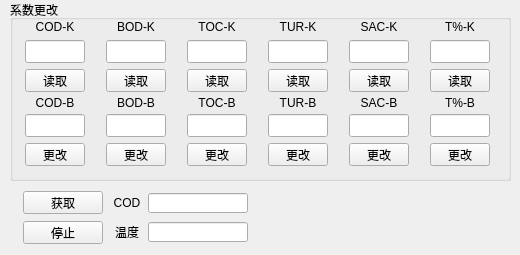
   <widget class="QWidget" name="COD">
    <attribute name="title">
     <string>COD</string>
    </attribute>
    <widget class="QGroupBox" name="groupBox_8">
     <property name="geometry">
      <rect>
       <x>10</x>
       <y>0</y>
       <width>501</width>
       <height>181</height>
      </rect>
     </property>
     <property name="title">
      <string>系数更改</string>
     </property>
     <widget class="QWidget" name="layoutWidget">
      <property name="geometry">
       <rect>
        <x>0</x>
        <y>20</y>
        <width>501</width>
        <height>151</height>
       </rect>
      </property>
      <layout class="QGridLayout" name="gridLayout_5">
       <item row="1" column="3">
        <widget class="QLineEdit" name="TUR_K">
         <property name="sizePolicy">
          <sizepolicy hsizetype="Fixed" vsizetype="Fixed">
           <horstretch>0</horstretch>
           <verstretch>0</verstretch>
          </sizepolicy>
         </property>
         <property name="minimumSize">
          <size>
           <width>60</width>
           <height>23</height>
          </size>
         </property>
         <property name="maximumSize">
          <size>
           <width>60</width>
           <height>23</height>
          </size>
         </property>
        </widget>
       </item>
       <item row="0" column="2">
        <widget class="QLabel" name="label_17">
         <property name="sizePolicy">
          <sizepolicy hsizetype="Fixed" vsizetype="Fixed">
           <horstretch>0</horstretch>
           <verstretch>0</verstretch>
          </sizepolicy>
         </property>
         <property name="minimumSize">
          <size>
           <width>60</width>
           <height>10</height>
          </size>
         </property>
         <property name="maximumSize">
          <size>
           <width>60</width>
           <height>16777215</height>
          </size>
         </property>
         <property name="text">
          <string>TOC-K</string>
         </property>
         <property name="alignment">
          <set>Qt::AlignCenter</set>
         </property>
        </widget>
       </item>
       <item row="4" column="2">
        <widget class="QLineEdit" name="TOC_B">
         <property name="sizePolicy">
          <sizepolicy hsizetype="Fixed" vsizetype="Fixed">
           <horstretch>0</horstretch>
           <verstretch>0</verstretch>
          </sizepolicy>
         </property>
         <property name="minimumSize">
          <size>
           <width>60</width>
           <height>23</height>
          </size>
         </property>
         <property name="maximumSize">
          <size>
           <width>60</width>
           <height>23</height>
          </size>
         </property>
        </widget>
       </item>
       <item row="5" column="0">
        <widget class="QPushButton" name="chgCOD">
         <property name="sizePolicy">
          <sizepolicy hsizetype="Fixed" vsizetype="Fixed">
           <horstretch>0</horstretch>
           <verstretch>0</verstretch>
          </sizepolicy>
         </property>
         <property name="minimumSize">
          <size>
           <width>60</width>
           <height>23</height>
          </size>
         </property>
         <property name="maximumSize">
          <size>
           <width>60</width>
           <height>23</height>
          </size>
         </property>
         <property name="text">
          <string>更改</string>
         </property>
        </widget>
       </item>
       <item row="2" column="1">
        <widget class="QPushButton" name="getBODkb">
         <property name="sizePolicy">
          <sizepolicy hsizetype="Fixed" vsizetype="Fixed">
           <horstretch>0</horstretch>
           <verstretch>0</verstretch>
          </sizepolicy>
         </property>
         <property name="minimumSize">
          <size>
           <width>60</width>
           <height>23</height>
          </size>
         </property>
         <property name="maximumSize">
          <size>
           <width>60</width>
           <height>23</height>
          </size>
         </property>
         <property name="text">
          <string>读取</string>
         </property>
        </widget>
       </item>
       <item row="4" column="4">
        <widget class="QLineEdit" name="SAC_B">
         <property name="sizePolicy">
          <sizepolicy hsizetype="Fixed" vsizetype="Fixed">
           <horstretch>0</horstretch>
           <verstretch>0</verstretch>
          </sizepolicy>
         </property>
         <property name="minimumSize">
          <size>
           <width>60</width>
           <height>23</height>
          </size>
         </property>
         <property name="maximumSize">
          <size>
           <width>60</width>
           <height>23</height>
          </size>
         </property>
        </widget>
       </item>
       <item row="1" column="2">
        <widget class="QLineEdit" name="TOC_K">
         <property name="sizePolicy">
          <sizepolicy hsizetype="Fixed" vsizetype="Fixed">
           <horstretch>0</horstretch>
           <verstretch>0</verstretch>
          </sizepolicy>
         </property>
         <property name="minimumSize">
          <size>
           <width>60</width>
           <height>23</height>
          </size>
         </property>
         <property name="maximumSize">
          <size>
           <width>60</width>
           <height>23</height>
          </size>
         </property>
        </widget>
       </item>
       <item row="4" column="3">
        <widget class="QLineEdit" name="TUR_B">
         <property name="sizePolicy">
          <sizepolicy hsizetype="Fixed" vsizetype="Fixed">
           <horstretch>0</horstretch>
           <verstretch>0</verstretch>
          </sizepolicy>
         </property>
         <property name="minimumSize">
          <size>
           <width>60</width>
           <height>23</height>
          </size>
         </property>
         <property name="maximumSize">
          <size>
           <width>60</width>
           <height>23</height>
          </size>
         </property>
        </widget>
       </item>
       <item row="3" column="5">
        <widget class="QLabel" name="label_21">
         <property name="sizePolicy">
          <sizepolicy hsizetype="Fixed" vsizetype="Fixed">
           <horstretch>0</horstretch>
           <verstretch>0</verstretch>
          </sizepolicy>
         </property>
         <property name="minimumSize">
          <size>
           <width>60</width>
           <height>10</height>
          </size>
         </property>
         <property name="maximumSize">
          <size>
           <width>60</width>
           <height>10</height>
          </size>
         </property>
         <property name="text">
          <string>T%-B</string>
         </property>
         <property name="alignment">
          <set>Qt::AlignCenter</set>
         </property>
        </widget>
       </item>
       <item row="2" column="5">
        <widget class="QPushButton" name="getTab">
         <property name="sizePolicy">
          <sizepolicy hsizetype="Fixed" vsizetype="Fixed">
           <horstretch>0</horstretch>
           <verstretch>0</verstretch>
          </sizepolicy>
         </property>
         <property name="minimumSize">
          <size>
           <width>60</width>
           <height>23</height>
          </size>
         </property>
         <property name="maximumSize">
          <size>
           <width>60</width>
           <height>23</height>
          </size>
         </property>
         <property name="text">
          <string>读取</string>
         </property>
        </widget>
       </item>
       <item row="5" column="4">
        <widget class="QPushButton" name="chgSAC">
         <property name="sizePolicy">
          <sizepolicy hsizetype="Fixed" vsizetype="Fixed">
           <horstretch>0</horstretch>
           <verstretch>0</verstretch>
          </sizepolicy>
         </property>
         <property name="minimumSize">
          <size>
           <width>60</width>
           <height>23</height>
          </size>
         </property>
         <property name="maximumSize">
          <size>
           <width>60</width>
           <height>23</height>
          </size>
         </property>
         <property name="text">
          <string>更改</string>
         </property>
        </widget>
       </item>
       <item row="3" column="1">
        <widget class="QLabel" name="label_22">
         <property name="sizePolicy">
          <sizepolicy hsizetype="Fixed" vsizetype="Fixed">
           <horstretch>0</horstretch>
           <verstretch>0</verstretch>
          </sizepolicy>
         </property>
         <property name="minimumSize">
          <size>
           <width>60</width>
           <height>10</height>
          </size>
         </property>
         <property name="maximumSize">
          <size>
           <width>60</width>
           <height>10</height>
          </size>
         </property>
         <property name="text">
          <string>BOD-B</string>
         </property>
         <property name="alignment">
          <set>Qt::AlignCenter</set>
         </property>
        </widget>
       </item>
       <item row="0" column="3">
        <widget class="QLabel" name="label_18">
         <property name="sizePolicy">
          <sizepolicy hsizetype="Fixed" vsizetype="Fixed">
           <horstretch>0</horstretch>
           <verstretch>0</verstretch>
          </sizepolicy>
         </property>
         <property name="minimumSize">
          <size>
           <width>60</width>
           <height>10</height>
          </size>
         </property>
         <property name="maximumSize">
          <size>
           <width>60</width>
           <height>16777215</height>
          </size>
         </property>
         <property name="text">
          <string>TUR-K</string>
         </property>
         <property name="alignment">
          <set>Qt::AlignCenter</set>
         </property>
        </widget>
       </item>
       <item row="4" column="0">
        <widget class="QLineEdit" name="COD_B">
         <property name="sizePolicy">
          <sizepolicy hsizetype="Fixed" vsizetype="Fixed">
           <horstretch>0</horstretch>
           <verstretch>0</verstretch>
          </sizepolicy>
         </property>
         <property name="minimumSize">
          <size>
           <width>60</width>
           <height>23</height>
          </size>
         </property>
         <property name="maximumSize">
          <size>
           <width>60</width>
           <height>23</height>
          </size>
         </property>
        </widget>
       </item>
       <item row="4" column="1">
        <widget class="QLineEdit" name="BOD_B">
         <property name="sizePolicy">
          <sizepolicy hsizetype="Fixed" vsizetype="Fixed">
           <horstretch>0</horstretch>
           <verstretch>0</verstretch>
          </sizepolicy>
         </property>
         <property name="minimumSize">
          <size>
           <width>60</width>
           <height>23</height>
          </size>
         </property>
         <property name="maximumSize">
          <size>
           <width>60</width>
           <height>23</height>
          </size>
         </property>
        </widget>
       </item>
       <item row="0" column="4">
        <widget class="QLabel" name="label_19">
         <property name="sizePolicy">
          <sizepolicy hsizetype="Fixed" vsizetype="Fixed">
           <horstretch>0</horstretch>
           <verstretch>0</verstretch>
          </sizepolicy>
         </property>
         <property name="minimumSize">
          <size>
           <width>60</width>
           <height>10</height>
          </size>
         </property>
         <property name="maximumSize">
          <size>
           <width>60</width>
           <height>16777215</height>
          </size>
         </property>
         <property name="text">
          <string>SAC-K</string>
         </property>
         <property name="alignment">
          <set>Qt::AlignCenter</set>
         </property>
        </widget>
       </item>
       <item row="3" column="0">
        <widget class="QLabel" name="label_23">
         <property name="sizePolicy">
          <sizepolicy hsizetype="Fixed" vsizetype="Fixed">
           <horstretch>0</horstretch>
           <verstretch>0</verstretch>
          </sizepolicy>
         </property>
         <property name="minimumSize">
          <size>
           <width>60</width>
           <height>10</height>
          </size>
         </property>
         <property name="maximumSize">
          <size>
           <width>60</width>
           <height>10</height>
          </size>
         </property>
         <property name="text">
          <string>COD-B</string>
         </property>
         <property name="alignment">
          <set>Qt::AlignCenter</set>
         </property>
        </widget>
       </item>
       <item row="1" column="4">
        <widget class="QLineEdit" name="SAC_K">
         <property name="sizePolicy">
          <sizepolicy hsizetype="Fixed" vsizetype="Fixed">
           <horstretch>0</horstretch>
           <verstretch>0</verstretch>
          </sizepolicy>
         </property>
         <property name="minimumSize">
          <size>
           <width>60</width>
           <height>23</height>
          </size>
         </property>
         <property name="maximumSize">
          <size>
           <width>60</width>
           <height>23</height>
          </size>
         </property>
         <property name="text">
          <string/>
         </property>
        </widget>
       </item>
       <item row="0" column="0">
        <widget class="QLabel" name="label_15">
         <property name="sizePolicy">
          <sizepolicy hsizetype="Fixed" vsizetype="Fixed">
           <horstretch>0</horstretch>
           <verstretch>0</verstretch>
          </sizepolicy>
         </property>
         <property name="minimumSize">
          <size>
           <width>60</width>
           <height>10</height>
          </size>
         </property>
         <property name="maximumSize">
          <size>
           <width>60</width>
           <height>16777215</height>
          </size>
         </property>
         <property name="text">
          <string>COD-K</string>
         </property>
         <property name="alignment">
          <set>Qt::AlignCenter</set>
         </property>
        </widget>
       </item>
       <item row="5" column="1">
        <widget class="QPushButton" name="chgBOD">
         <property name="sizePolicy">
          <sizepolicy hsizetype="Fixed" vsizetype="Fixed">
           <horstretch>0</horstretch>
           <verstretch>0</verstretch>
          </sizepolicy>
         </property>
         <property name="minimumSize">
          <size>
           <width>60</width>
           <height>23</height>
          </size>
         </property>
         <property name="maximumSize">
          <size>
           <width>60</width>
           <height>23</height>
          </size>
         </property>
         <property name="text">
          <string>更改</string>
         </property>
        </widget>
       </item>
       <item row="1" column="1">
        <widget class="QLineEdit" name="BOD_K">
         <property name="sizePolicy">
          <sizepolicy hsizetype="Fixed" vsizetype="Fixed">
           <horstretch>0</horstretch>
           <verstretch>0</verstretch>
          </sizepolicy>
         </property>
         <property name="minimumSize">
          <size>
           <width>60</width>
           <height>23</height>
          </size>
         </property>
         <property name="maximumSize">
          <size>
           <width>60</width>
           <height>23</height>
          </size>
         </property>
        </widget>
       </item>
       <item row="0" column="1">
        <widget class="QLabel" name="label_16">
         <property name="sizePolicy">
          <sizepolicy hsizetype="Fixed" vsizetype="Fixed">
           <horstretch>0</horstretch>
           <verstretch>0</verstretch>
          </sizepolicy>
         </property>
         <property name="minimumSize">
          <size>
           <width>60</width>
           <height>10</height>
          </size>
         </property>
         <property name="maximumSize">
          <size>
           <width>60</width>
           <height>16777215</height>
          </size>
         </property>
         <property name="text">
          <string>BOD-K</string>
         </property>
         <property name="alignment">
          <set>Qt::AlignCenter</set>
         </property>
        </widget>
       </item>
       <item row="3" column="3">
        <widget class="QLabel" name="label_26">
         <property name="sizePolicy">
          <sizepolicy hsizetype="Fixed" vsizetype="Fixed">
           <horstretch>0</horstretch>
           <verstretch>0</verstretch>
          </sizepolicy>
         </property>
         <property name="minimumSize">
          <size>
           <width>60</width>
           <height>10</height>
          </size>
         </property>
         <property name="maximumSize">
          <size>
           <width>60</width>
           <height>10</height>
          </size>
         </property>
         <property name="text">
          <string>TUR-B</string>
         </property>
         <property name="alignment">
          <set>Qt::AlignCenter</set>
         </property>
        </widget>
       </item>
       <item row="0" column="5">
        <widget class="QLabel" name="label_20">
         <property name="sizePolicy">
          <sizepolicy hsizetype="Fixed" vsizetype="Fixed">
           <horstretch>0</horstretch>
           <verstretch>0</verstretch>
          </sizepolicy>
         </property>
         <property name="minimumSize">
          <size>
           <width>60</width>
           <height>10</height>
          </size>
         </property>
         <property name="maximumSize">
          <size>
           <width>60</width>
           <height>16777215</height>
          </size>
         </property>
         <property name="text">
          <string>T%-K</string>
         </property>
         <property name="alignment">
          <set>Qt::AlignCenter</set>
         </property>
        </widget>
       </item>
       <item row="2" column="2">
        <widget class="QPushButton" name="getTOCkb">
         <property name="sizePolicy">
          <sizepolicy hsizetype="Fixed" vsizetype="Fixed">
           <horstretch>0</horstretch>
           <verstretch>0</verstretch>
          </sizepolicy>
         </property>
         <property name="minimumSize">
          <size>
           <width>60</width>
           <height>23</height>
          </size>
         </property>
         <property name="maximumSize">
          <size>
           <width>60</width>
           <height>23</height>
          </size>
         </property>
         <property name="text">
          <string>读取</string>
         </property>
        </widget>
       </item>
       <item row="3" column="4">
        <widget class="QLabel" name="label_24">
         <property name="sizePolicy">
          <sizepolicy hsizetype="Fixed" vsizetype="Fixed">
           <horstretch>0</horstretch>
           <verstretch>0</verstretch>
          </sizepolicy>
         </property>
         <property name="minimumSize">
          <size>
           <width>60</width>
           <height>10</height>
          </size>
         </property>
         <property name="maximumSize">
          <size>
           <width>60</width>
           <height>10</height>
          </size>
         </property>
         <property name="text">
          <string>SAC-B</string>
         </property>
         <property name="alignment">
          <set>Qt::AlignCenter</set>
         </property>
        </widget>
       </item>
       <item row="3" column="2">
        <widget class="QLabel" name="label_25">
         <property name="sizePolicy">
          <sizepolicy hsizetype="Fixed" vsizetype="Fixed">
           <horstretch>0</horstretch>
           <verstretch>0</verstretch>
          </sizepolicy>
         </property>
         <property name="minimumSize">
          <size>
           <width>60</width>
           <height>10</height>
          </size>
         </property>
         <property name="maximumSize">
          <size>
           <width>60</width>
           <height>10</height>
          </size>
         </property>
         <property name="text">
          <string>TOC-B</string>
         </property>
         <property name="alignment">
          <set>Qt::AlignCenter</set>
         </property>
        </widget>
       </item>
       <item row="1" column="5">
        <widget class="QLineEdit" name="T_K">
         <property name="sizePolicy">
          <sizepolicy hsizetype="Fixed" vsizetype="Fixed">
           <horstretch>0</horstretch>
           <verstretch>0</verstretch>
          </sizepolicy>
         </property>
         <property name="minimumSize">
          <size>
           <width>60</width>
           <height>23</height>
          </size>
         </property>
         <property name="maximumSize">
          <size>
           <width>60</width>
           <height>23</height>
          </size>
         </property>
        </widget>
       </item>
       <item row="4" column="5">
        <widget class="QLineEdit" name="T_B">
         <property name="sizePolicy">
          <sizepolicy hsizetype="Fixed" vsizetype="Fixed">
           <horstretch>0</horstretch>
           <verstretch>0</verstretch>
          </sizepolicy>
         </property>
         <property name="minimumSize">
          <size>
           <width>60</width>
           <height>23</height>
          </size>
         </property>
         <property name="maximumSize">
          <size>
           <width>60</width>
           <height>23</height>
          </size>
         </property>
        </widget>
       </item>
       <item row="2" column="0">
        <widget class="QPushButton" name="getCODkb">
         <property name="sizePolicy">
          <sizepolicy hsizetype="Fixed" vsizetype="Fixed">
           <horstretch>0</horstretch>
           <verstretch>0</verstretch>
          </sizepolicy>
         </property>
         <property name="minimumSize">
          <size>
           <width>60</width>
           <height>23</height>
          </size>
         </property>
         <property name="maximumSize">
          <size>
           <width>60</width>
           <height>23</height>
          </size>
         </property>
         <property name="text">
          <string>读取</string>
         </property>
        </widget>
       </item>
       <item row="2" column="4">
        <widget class="QPushButton" name="getSACkb">
         <property name="sizePolicy">
          <sizepolicy hsizetype="Fixed" vsizetype="Fixed">
           <horstretch>0</horstretch>
           <verstretch>0</verstretch>
          </sizepolicy>
         </property>
         <property name="minimumSize">
          <size>
           <width>60</width>
           <height>23</height>
          </size>
         </property>
         <property name="maximumSize">
          <size>
           <width>60</width>
           <height>23</height>
          </size>
         </property>
         <property name="text">
          <string>读取</string>
         </property>
        </widget>
       </item>
       <item row="5" column="3">
        <widget class="QPushButton" name="chgTUR">
         <property name="sizePolicy">
          <sizepolicy hsizetype="Fixed" vsizetype="Fixed">
           <horstretch>0</horstretch>
           <verstretch>0</verstretch>
          </sizepolicy>
         </property>
         <property name="minimumSize">
          <size>
           <width>60</width>
           <height>23</height>
          </size>
         </property>
         <property name="maximumSize">
          <size>
           <width>60</width>
           <height>23</height>
          </size>
         </property>
         <property name="text">
          <string>更改</string>
         </property>
        </widget>
       </item>
       <item row="2" column="3">
        <widget class="QPushButton" name="getTURkb">
         <property name="sizePolicy">
          <sizepolicy hsizetype="Fixed" vsizetype="Fixed">
           <horstretch>0</horstretch>
           <verstretch>0</verstretch>
          </sizepolicy>
         </property>
         <property name="minimumSize">
          <size>
           <width>60</width>
           <height>23</height>
          </size>
         </property>
         <property name="maximumSize">
          <size>
           <width>60</width>
           <height>23</height>
          </size>
         </property>
         <property name="text">
          <string>读取</string>
         </property>
        </widget>
       </item>
       <item row="5" column="5">
        <widget class="QPushButton" name="chgT">
         <property name="sizePolicy">
          <sizepolicy hsizetype="Fixed" vsizetype="Fixed">
           <horstretch>0</horstretch>
           <verstretch>0</verstretch>
          </sizepolicy>
         </property>
         <property name="minimumSize">
          <size>
           <width>60</width>
           <height>23</height>
          </size>
         </property>
         <property name="maximumSize">
          <size>
           <width>60</width>
           <height>23</height>
          </size>
         </property>
         <property name="text">
          <string>更改</string>
         </property>
        </widget>
       </item>
       <item row="1" column="0">
        <widget class="QLineEdit" name="COD_K">
         <property name="sizePolicy">
          <sizepolicy hsizetype="Fixed" vsizetype="Fixed">
           <horstretch>0</horstretch>
           <verstretch>0</verstretch>
          </sizepolicy>
         </property>
         <property name="minimumSize">
          <size>
           <width>60</width>
           <height>23</height>
          </size>
         </property>
         <property name="maximumSize">
          <size>
           <width>60</width>
           <height>23</height>
          </size>
         </property>
        </widget>
       </item>
       <item row="5" column="2">
        <widget class="QPushButton" name="chgTOC">
         <property name="sizePolicy">
          <sizepolicy hsizetype="Fixed" vsizetype="Fixed">
           <horstretch>0</horstretch>
           <verstretch>0</verstretch>
          </sizepolicy>
         </property>
         <property name="minimumSize">
          <size>
           <width>60</width>
           <height>23</height>
          </size>
         </property>
         <property name="maximumSize">
          <size>
           <width>60</width>
           <height>23</height>
          </size>
         </property>
         <property name="text">
          <string>更改</string>
         </property>
        </widget>
       </item>
      </layout>
     </widget>
    </widget>
    <widget class="QWidget" name="layoutWidget">
     <property name="geometry">
      <rect>
       <x>20</x>
       <y>190</y>
       <width>231</width>
       <height>56</height>
      </rect>
     </property>
     <layout class="QHBoxLayout" name="horizontalLayout_12">
      <item>
       <layout class="QVBoxLayout" name="verticalLayout_2">
        <item>
         <widget class="QPushButton" name="pushButton_33">
          <property name="sizePolicy">
           <sizepolicy hsizetype="Expanding" vsizetype="Fixed">
            <horstretch>0</horstretch>
            <verstretch>0</verstretch>
           </sizepolicy>
          </property>
          <property name="minimumSize">
           <size>
            <width>80</width>
            <height>23</height>
           </size>
          </property>
          <property name="maximumSize">
           <size>
            <width>80</width>
            <height>23</height>
           </size>
          </property>
          <property name="layoutDirection">
           <enum>Qt::LeftToRight</enum>
          </property>
          <property name="text">
           <string>获取</string>
          </property>
         </widget>
        </item>
        <item>
         <widget class="QPushButton" name="pushButton_32">
          <property name="sizePolicy">
           <sizepolicy hsizetype="Expanding" vsizetype="Fixed">
            <horstretch>0</horstretch>
            <verstretch>0</verstretch>
           </sizepolicy>
          </property>
          <property name="minimumSize">
           <size>
            <width>80</width>
            <height>23</height>
           </size>
          </property>
          <property name="maximumSize">
           <size>
            <width>80</width>
            <height>23</height>
           </size>
          </property>
          <property name="text">
           <string>停止</string>
          </property>
         </widget>
        </item>
       </layout>
      </item>
      <item>
       <layout class="QGridLayout" name="gridLayout_7">
        <item row="0" column="0">
         <widget class="QLabel" name="label_39">
          <property name="sizePolicy">
           <sizepolicy hsizetype="Fixed" vsizetype="Fixed">
            <horstretch>0</horstretch>
            <verstretch>0</verstretch>
           </sizepolicy>
          </property>
          <property name="minimumSize">
           <size>
            <width>30</width>
            <height>20</height>
           </size>
          </property>
          <property name="maximumSize">
           <size>
            <width>30</width>
            <height>20</height>
           </size>
          </property>
          <property name="text">
           <string>COD</string>
          </property>
          <property name="alignment">
           <set>Qt::AlignCenter</set>
          </property>
         </widget>
        </item>
        <item row="0" column="1">
         <widget class="QLineEdit" name="lineEdit_25">
          <property name="minimumSize">
           <size>
            <width>100</width>
            <height>20</height>
           </size>
          </property>
          <property name="maximumSize">
           <size>
            <width>100</width>
            <height>20</height>
           </size>
          </property>
         </widget>
        </item>
        <item row="1" column="0">
         <widget class="QLabel" name="label_53">
          <property name="sizePolicy">
           <sizepolicy hsizetype="Fixed" vsizetype="Fixed">
            <horstretch>0</horstretch>
            <verstretch>0</verstretch>
           </sizepolicy>
          </property>
          <property name="minimumSize">
           <size>
            <width>30</width>
            <height>20</height>
           </size>
          </property>
          <property name="maximumSize">
           <size>
            <width>30</width>
            <height>20</height>
           </size>
          </property>
          <property name="text">
           <string>温度</string>
          </property>
          <property name="alignment">
           <set>Qt::AlignCenter</set>
          </property>
         </widget>
        </item>
        <item row="1" column="1">
         <widget class="QLineEdit" name="lineEdit_26">
          <property name="sizePolicy">
           <sizepolicy hsizetype="Fixed" vsizetype="Fixed">
            <horstretch>0</horstretch>
            <verstretch>0</verstretch>
           </sizepolicy>
          </property>
          <property name="minimumSize">
           <size>
            <width>100</width>
            <height>20</height>
           </size>
          </property>
          <property name="maximumSize">
           <size>
            <width>100</width>
            <height>20</height>
           </size>
          </property>
         </widget>
        </item>
       </layout>
      </item>
     </layout>
    </widget>
   </widget>
